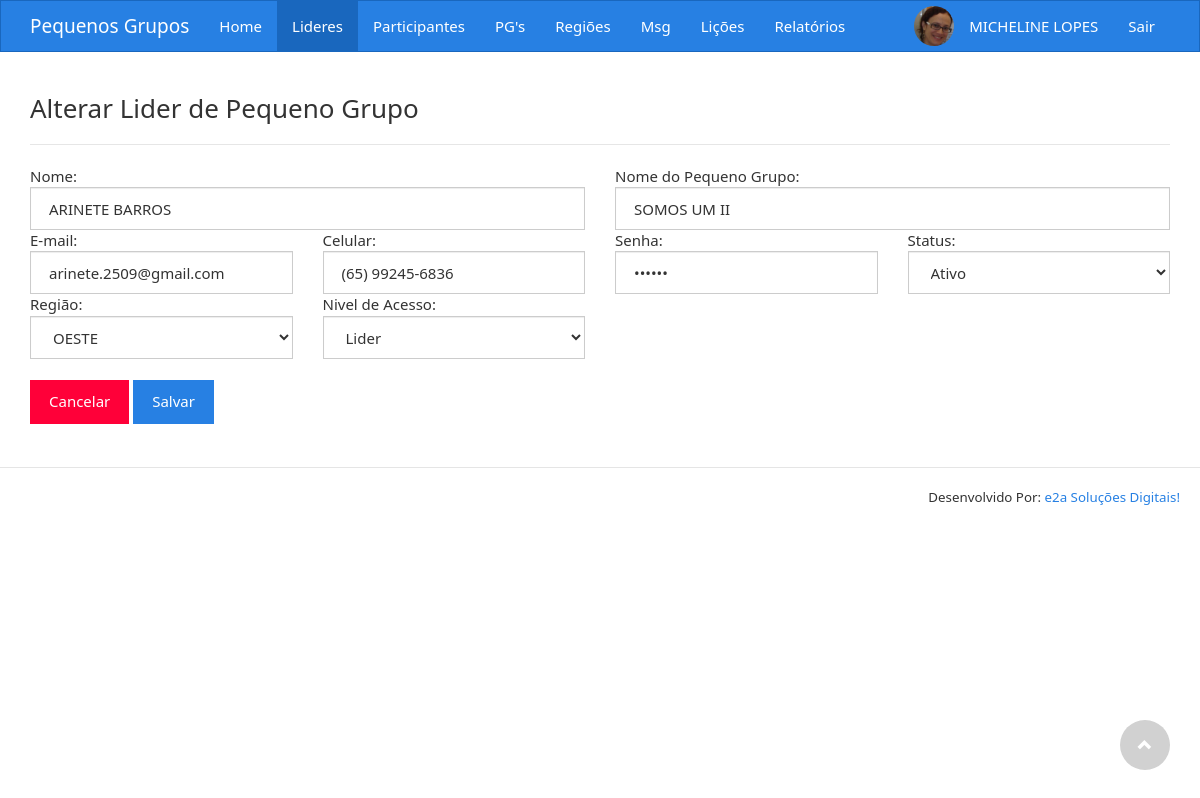
The page /editarlider.php?id=54 (signed in) on the database its author committed.
### tables this page shows
CREATE TABLE `lider` (
  `idLider` int(11) NOT NULL AUTO_INCREMENT,
  `nome` varchar(255) DEFAULT NULL,
  `nomePG` varchar(255) DEFAULT NULL,
  `regiao` int(11) DEFAULT NULL,
  `telefone` varchar(255) DEFAULT NULL,
  `email` varchar(255) DEFAULT NULL,
  `senha` varchar(255) DEFAULT NULL,
  `status` enum('Ativo','Inativo') DEFAULT 'Ativo',
  `nivelacesso` tinyint(3) DEFAULT NULL,
  `foto` varchar(255) DEFAULT NULL,
  `mapa` varchar(500) DEFAULT NULL,
  `criado` datetime DEFAULT NULL,
  `modificado` datetime DEFAULT NULL,
  `logado` enum('1','2') DEFAULT '1',
  `ultimoacesso` datetime DEFAULT NULL,
  PRIMARY KEY (`idLider`)
);

CREATE TABLE `regiao` (
  `idRegiao` int(11) NOT NULL AUTO_INCREMENT,
  `nomeRegiao` varchar(255) DEFAULT NULL,
  `idResp` int(11) DEFAULT NULL,
  `criado` datetime DEFAULT NULL,
  `modificado` datetime DEFAULT NULL,
  PRIMARY KEY (`idRegiao`)
);

### editarlider.php (the view, shortened to what this page needs)
<?php
$id = $_GET['id'];
include_once "components/conexao.php";
$comando = "select * from lider where idLider = $id";
$resultado = mysqli_query($conn, $comando);
$lider = mysqli_fetch_array($resultado);
?>
<!DOCTYPE html>
<html lang="pt-br">
<head>
    <link href="css/bootstrap.min.css" rel="stylesheet">
    <link href="css/style.css" rel="stylesheet">
</head>
<body>
<?php
include_once "components/header.php";
?>
<section>
    <div class="container">
        <h3>Alterar Lider de Pequeno Grupo</h3>
        <hr>
        <div class="row">
            <form method="post" action="process/enviaalteracaolider.php">
                <div class="col-sm-6">
                    Nome:
                    <input type="text" name="Nome" class="form-control maiuscula" value="<?php print $lider['nome'] ?>">
                </div>
                <div class="col-sm-6">
                    Nome do Pequeno Grupo:
                    <input type="text" name="NomePG" class="form-control maiuscula" value="<?php print $lider['nomePG'] ?>">
                </div>
                <div class="col-sm-3">
                    E-mail:
                    <input type="email" name="Email" class="form-control" value="<?php print $lider['email'] ?>">
                </div>
                <div class="col-sm-3">
                    Celular:
                    <input type="text" name="Telefone" class="form-control" value="<?php print $lider['telefone'] ?>">
                </div>
                <div class="col-sm-3">
                    Senha:
                    <input type="password" name="Senha" class="form-control" value="000000">
                </div>
                <?php if ($_SESSION['nivel'] == 1){ ?>
                    <div class="col-sm-3">
                        Status:
                        <select name="status" class="form-control">
                            <option value="Ativo">Ativo</option>
                        </select>
                    </div>
                    <div class="col-sm-3">
                        Região:
                        <select name="Regiao" class="form-control">
                            <?php
                            $comReg = "select * from regiao";
                            $resultReg = mysqli_query($conn, $comReg);
                            while ($dadosReg = mysqli_fetch_array($resultReg)){
                                ?>
                                <option <?php if ($lider['regiao'] == $dadosReg['idRegiao']) print "selected" ?>  value="<?php print $dadosReg['idRegiao']?>"><?php print $dadosReg['nomeRegiao']?></option>
                            <?php } ?>
                        </select>
                    </div>
                    <div class="col-sm-3">
                        Nivel de Acesso:
                        <select name="nivelacesso" class="form-control">
                            <option <?php if ($lider['nivelacesso'] == 3) print "selected" ?> value="3">Lider</option>
                        </select>
                    </div>
                <?php } ?>
                <div class="col-sm-12">
                    <br/>
                    <a href="lider.php" class="btn btn-danger">Cancelar</a>
                    <button class="btn btn-primary" type="submit">Salvar</button>
                </div>
            </form>
        </div>
    </div>
</section>
<br/><br/>
<div class="modal-footer">
    <p class="creditos">Desenvolvido Por: <a href="http://www.e2adigital.com" target="_blank">e2a Soluções Digitais!</a></p>
</div>
<a class="subirTopo" href="javascript:levTop();"><i class="glyphicon glyphicon-chevron-up"></i></a>
</body>
</html>

### css/style.css (style rules this page uses)
.maiuscula { text-transform: uppercase; }
.creditos { font-size: 10pt; }
.subirTopo { text-decoration: none; background: rgba(140, 140, 140, 0.5); width: 50px; height: 50px; bottom: 30px; right: 30px; color: #fff; text-align: center; cursor: pointer; padding: 15px; font-size: 15px; font-weight: bold; text-transform: uppercase; position: fixed; border: 0; font-family: sans-serif; opacity: .8; -webkit-border-radius: 50%; -moz-border-radius: 50%; border-radius: 50%; }

### rows shown on the page
lider: Nome "ARINETE BARROS", NomePG "SOMOS UM II", Email "arinete.2509@gmail.com", Telefone "(65) 99245-6836", Regiao "OESTE", nivelacesso "Lider"

### other values the page prints
$_SESSION['nome'] "MICHELINE LOPES"
